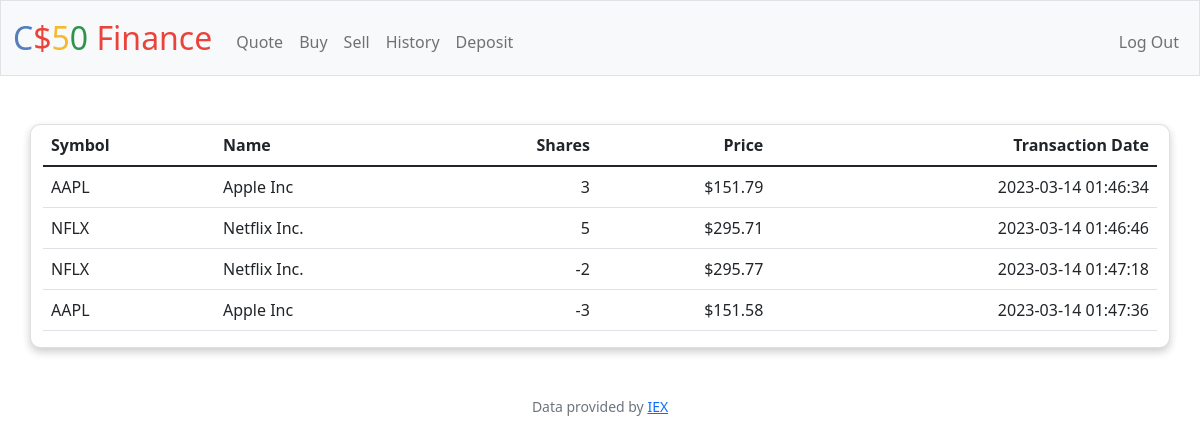
The app's page /history (signed in) with its own data.
### tables this page shows
CREATE TABLE 'transactions' ('id' INTEGER PRIMARY KEY AUTOINCREMENT NOT NULL, 'user_id' INTEGER, 'symbol' INTEGER, 'name' TEXT, 'shares' INTEGER, 'price' REAL, 'date' DATETIME);

### app.py (the view)
@ app.route("/history")
@ login_required
def history():
    user_id = session["user_id"]
    transactions_db = db.execute(
        "SELECT * FROM transactions WHERE user_id = ?", user_id)
    return render_template("history.html", transactions=transactions_db)

### app.py (called while the page is built)
@app.after_request
def after_request(response):
    response.headers["Cache-Control"] = "no-cache, no-store, must-revalidate"
    response.headers["Expires"] = 0
    response.headers["Pragma"] = "no-cache"
    return response

### helpers.py (called while the page is built)
def login_required(f):
    @wraps(f)
    def decorated_function(*args, **kwargs):
        if session.get("user_id") is None:
            return redirect("/login")
        return f(*args, **kwargs)
    return decorated_function

def usd(value):
    return f"${value:,.2f}"

### templates/history.html (shortened to what this page needs)
{% extends "layout.html" %}
{% block main %}
<div class="card container">
<table class="table table-striped-columns table-hover">
    <thead>
        <tr>
            <th class="text-start">Symbol</th>
            <th class="text-start">Name</th>
            <th class="text-end">Shares</th>
            <th class="text-end">Price</th>
            <th class="text-end">Transaction Date</th>
        </tr>
    </thead>
    <tbody>
        {% for row in transactions %}
        <tr>
            <td class="text-start">{{ row.symbol }}</td>
            <td class="text-start">{{ row.name }}</td>
            <td class="text-end">{{ row.shares }}</td>
            <td class="text-end">{{ row.price | usd }}</td>
            <td class="text-end">{{ row.date }}</td>
        </tr>
        {% endfor %}
    </tbody>
</table>
</div>
{% endblock %}

### templates/layout.html (shortened to what this page needs)
<!DOCTYPE html>
<html lang="en">
<head>
    <link href="https://cdn.jsdelivr.net/npm/bootstrap@5.1.3/dist/css/bootstrap.min.css"
 rel="stylesheet">
    <link href="/static/styles.css" rel="stylesheet">
</head>
<body>
    <nav class="bg-light border navbar navbar-expand-md navbar-light">
        <div class="container-fluid">
            <a class="navbar-brand" href="/"><span class="blue">C</span><span class="red">$</span><span
                    class="yellow">5</span><span class="green">0</span> <span class="red">Finance</span></a>
            <div class="collapse navbar-collapse" id="navbar">
                {% if session["user_id"] %}
                <ul class="navbar-nav me-auto mt-2">
                    <li class="nav-item"><a class="nav-link" href="/quote">Quote</a></li>
                    <li class="nav-item"><a class="nav-link" href="/buy">Buy</a></li>
                    <li class="nav-item"><a class="nav-link" href="/sell">Sell</a></li>
                    <li class="nav-item"><a class="nav-link" href="/history">History</a></li>
                    <li class="nav-item"><a class="nav-link" href="/deposit">Deposit</a></li>
                </ul>
                <ul class="navbar-nav ms-auto mt-2">
                    <li class="nav-item"><a class="nav-link" href="/logout">Log Out</a></li>
                </ul>
                {% else %}
                <ul class="navbar-nav ms-auto mt-2">
                    <li class="nav-item"><a class="nav-link" href="/register">Register</a></li>
                    <li class="nav-item"><a class="nav-link" href="/login">Log In</a></li>
                </ul>
                {% endif %}
            </div>
        </div>
    </nav>
    <main class="container-fluid py-5 text-center">
        {% block main %}{% endblock %}
    </main>
    <footer class="mb-5 small text-center text-muted">
        Data provided by <a href="https://iexcloud.io/">IEX</a>
    </footer>
</body>
</html>

### static/styles.css (style rules this page uses)
nav .navbar-brand { font-size: xx-large; }
nav .navbar-brand .blue { color: #537fbe; }
nav .navbar-brand .red { color: #ea433b; }
nav .navbar-brand .yellow { color: #f5b82e; }
nav .navbar-brand .green { color: #2e944b; }
.container { width: 1200px; text-align: left; }
.card { box-shadow: 0 4px 8px 0 rgba(0, 0, 0, 0.2); transition: 0.3s; border-radius: 10px; }

### records on screen
transactions: symbol "AAPL", name "Apple Inc", shares "3", price "$151.79", date "2023-03-14 01:46:34"
transactions: symbol "NFLX", name "Netflix Inc.", shares "5", price "$295.71", date "2023-03-14 01:46:46"
transactions: symbol "NFLX", name "Netflix Inc.", shares "-2", price "$295.77", date "2023-03-14 01:47:18"
transactions: symbol "AAPL", name "Apple Inc", shares "-3", price "$151.58", date "2023-03-14 01:47:36"
